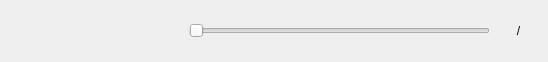
<?xml version="1.0" encoding="UTF-8"?>
<ui version="4.0">
 <class>VideoControls</class>
 <widget class="QWidget" name="VideoControls">
  <property name="geometry">
   <rect>
    <x>0</x>
    <y>0</y>
    <width>548</width>
    <height>62</height>
   </rect>
  </property>
  <property name="sizePolicy">
   <sizepolicy hsizetype="Preferred" vsizetype="Preferred">
    <horstretch>0</horstretch>
    <verstretch>0</verstretch>
   </sizepolicy>
  </property>
  <property name="minimumSize">
   <size>
    <width>300</width>
    <height>40</height>
   </size>
  </property>
  <property name="maximumSize">
   <size>
    <width>800</width>
    <height>16777215</height>
   </size>
  </property>
  <property name="windowTitle">
   <string notr="true"/>
  </property>
  <layout class="QHBoxLayout" name="horizontalLayout">
   <property name="spacing">
    <number>7</number>
   </property>
   <property name="leftMargin">
    <number>13</number>
   </property>
   <property name="topMargin">
    <number>9</number>
   </property>
   <property name="rightMargin">
    <number>13</number>
   </property>
   <property name="bottomMargin">
    <number>9</number>
   </property>
   <item>
    <layout class="QHBoxLayout" name="horizontalLayout_2" stretch="0,0,0,0">
     <property name="spacing">
      <number>0</number>
     </property>
     <property name="leftMargin">
      <number>0</number>
     </property>
     <item>
      <widget class="ActionButton" name="pauseButton" native="true">
       <property name="sizePolicy">
        <sizepolicy hsizetype="Fixed" vsizetype="Fixed">
         <horstretch>0</horstretch>
         <verstretch>0</verstretch>
        </sizepolicy>
       </property>
       <property name="minimumSize">
        <size>
         <width>44</width>
         <height>36</height>
        </size>
       </property>
       <property name="maximumSize">
        <size>
         <width>44</width>
         <height>36</height>
        </size>
       </property>
       <property name="focusPolicy">
        <enum>Qt::NoFocus</enum>
       </property>
       <property name="styleClass" stdset="0">
        <string notr="true">Button</string>
       </property>
      </widget>
     </item>
     <item>
      <spacer name="horizontalSpacer_3">
       <property name="orientation">
        <enum>Qt::Horizontal</enum>
       </property>
       <property name="sizeType">
        <enum>QSizePolicy::Fixed</enum>
       </property>
       <property name="sizeHint" stdset="0">
        <size>
         <width>6</width>
         <height>5</height>
        </size>
       </property>
      </spacer>
     </item>
     <item>
      <widget class="ActionButton" name="prevFrameButton" native="true">
       <property name="sizePolicy">
        <sizepolicy hsizetype="Fixed" vsizetype="Fixed">
         <horstretch>0</horstretch>
         <verstretch>0</verstretch>
        </sizepolicy>
       </property>
       <property name="minimumSize">
        <size>
         <width>36</width>
         <height>36</height>
        </size>
       </property>
       <property name="maximumSize">
        <size>
         <width>36</width>
         <height>36</height>
        </size>
       </property>
       <property name="focusPolicy">
        <enum>Qt::NoFocus</enum>
       </property>
       <property name="styleClass" stdset="0">
        <string notr="true">ButtonSetLeft</string>
       </property>
      </widget>
     </item>
     <item>
      <widget class="ActionButton" name="nextFrameButton" native="true">
       <property name="sizePolicy">
        <sizepolicy hsizetype="Fixed" vsizetype="Fixed">
         <horstretch>0</horstretch>
         <verstretch>0</verstretch>
        </sizepolicy>
       </property>
       <property name="minimumSize">
        <size>
         <width>36</width>
         <height>36</height>
        </size>
       </property>
       <property name="maximumSize">
        <size>
         <width>36</width>
         <height>36</height>
        </size>
       </property>
       <property name="focusPolicy">
        <enum>Qt::NoFocus</enum>
       </property>
       <property name="styleClass" stdset="0">
        <string notr="true">ButtonSetRight</string>
       </property>
      </widget>
     </item>
    </layout>
   </item>
   <item>
    <widget class="ActionButton" name="muteButton" native="true">
     <property name="sizePolicy">
      <sizepolicy hsizetype="Fixed" vsizetype="Fixed">
       <horstretch>0</horstretch>
       <verstretch>0</verstretch>
      </sizepolicy>
     </property>
     <property name="minimumSize">
      <size>
       <width>36</width>
       <height>36</height>
      </size>
     </property>
     <property name="maximumSize">
      <size>
       <width>36</width>
       <height>36</height>
      </size>
     </property>
     <property name="styleClass" stdset="0">
      <string notr="true">Button</string>
     </property>
    </widget>
   </item>
   <item>
    <spacer name="horizontalSpacer">
     <property name="orientation">
      <enum>Qt::Horizontal</enum>
     </property>
     <property name="sizeType">
      <enum>QSizePolicy::Fixed</enum>
     </property>
     <property name="sizeHint" stdset="0">
      <size>
       <width>4</width>
       <height>10</height>
      </size>
     </property>
    </spacer>
   </item>
   <item>
    <widget class="VideoSlider" name="seekBar">
     <property name="sizePolicy">
      <sizepolicy hsizetype="Expanding" vsizetype="Fixed">
       <horstretch>0</horstretch>
       <verstretch>0</verstretch>
      </sizepolicy>
     </property>
     <property name="minimumSize">
      <size>
       <width>81</width>
       <height>24</height>
      </size>
     </property>
     <property name="maximumSize">
      <size>
       <width>16777215</width>
       <height>24</height>
      </size>
     </property>
     <property name="focusPolicy">
      <enum>Qt::NoFocus</enum>
     </property>
     <property name="orientation">
      <enum>Qt::Horizontal</enum>
     </property>
    </widget>
   </item>
   <item>
    <spacer name="horizontalSpacer_2">
     <property name="orientation">
      <enum>Qt::Horizontal</enum>
     </property>
     <property name="sizeType">
      <enum>QSizePolicy::Fixed</enum>
     </property>
     <property name="sizeHint" stdset="0">
      <size>
       <width>5</width>
       <height>10</height>
      </size>
     </property>
    </spacer>
   </item>
   <item>
    <widget class="QLabel" name="positionLabel">
     <property name="text">
      <string notr="true"/>
     </property>
    </widget>
   </item>
   <item>
    <widget class="QLabel" name="separatorLabel">
     <property name="text">
      <string notr="true">/</string>
     </property>
     <property name="alignment">
      <set>Qt::AlignCenter</set>
     </property>
    </widget>
   </item>
   <item>
    <widget class="QLabel" name="durationLabel">
     <property name="text">
      <string notr="true"/>
     </property>
    </widget>
   </item>
  </layout>
 </widget>
 <customwidgets>
  <customwidget>
   <class>ActionButton</class>
   <extends>QWidget</extends>
   <header>gui/customwidgets/actionbutton.h</header>
   <container>1</container>
  </customwidget>
  <customwidget>
   <class>VideoSlider</class>
   <extends>QSlider</extends>
   <header>gui/customwidgets/videoslider.h</header>
  </customwidget>
 </customwidgets>
 <resources/>
 <connections/>
</ui>
